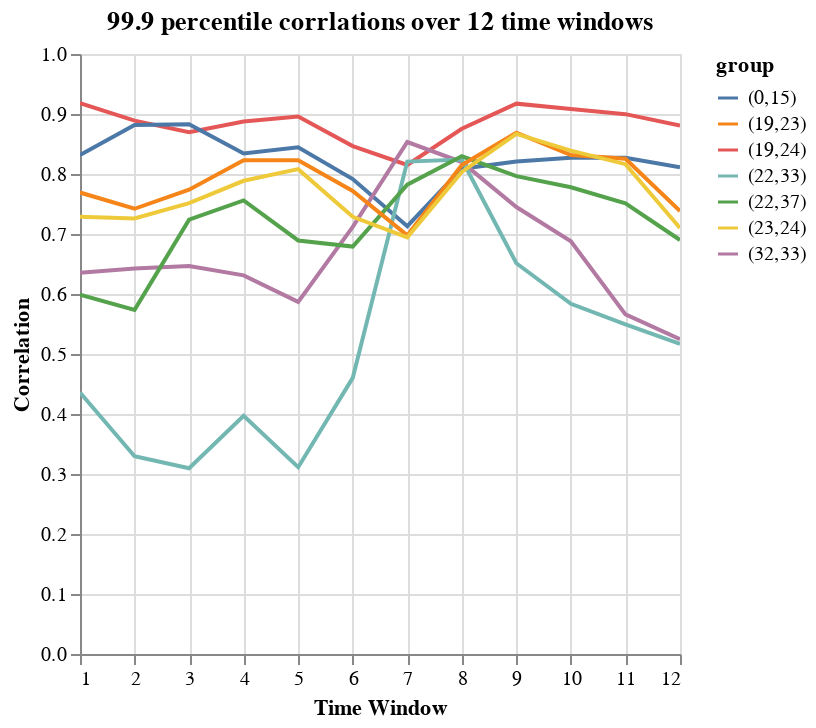

Notebook code cell kept with this figure:
### Code cell
combined_chart = alt.layer(*charts.values()).interactive()
combined_chart

### Figure 1 — Vega-Lite specification as saved in the notebook (floating-point values rounded to 4 significant figures)
{"config": {"view": {"continuousWidth": 300, "continuousHeight": 300}}, "layer": [{"data": {"name": "data-7451cc80cc50762d241f340817247922"}, "mark": {"type": "line"}, "encoding": {"color": {"field": "group", "type": "nominal"}, "tooltip": [{"field": "group", "type": "nominal"}], "x": {"field": "x", "title": "Time Window", "type": "quantitative"}, "y": {"field": "y", "title": "Correlation", "type": "quantitative"}}, "name": "view_2", "title": "99.9 percentile corrlations over 12 time windows"}, {"data": {"name": "data-0d14fb31251f8cdd2ed308ef3f40dd3e"}, "mark": {"type": "line"}, "encoding": {"color": {"field": "group", "type": "nominal"}, "tooltip": [{"field": "group", "type": "nominal"}], "x": {"field": "x", "title": "Time Window", "type": "quantitative"}, "y": {"field": "y", "title": "Correlation", "type": "quantitative"}}, "title": "99.9 percentile corrlations over 12 time windows"}, {"data": {"name": "data-2b5a177e7d7f15945bbd5640c3d1c726"}, "mark": {"type": "line"}, "encoding": {"color": {"field": "group", "type": "nominal"}, "tooltip": [{"field": "group", "type": "nominal"}], "x": {"field": "x", "title": "Time Window", "type": "quantitative"}, "y": {"field": "y", "title": "Correlation", "type": "quantitative"}}, "title": "99.9 percentile corrlations over 12 time windows"}, {"data": {"name": "data-e2e71bfe33b7fb06ebedb04128bd778f"}, "mark": {"type": "line"}, "encoding": {"color": {"field": "group", "type": "nominal"}, "tooltip": [{"field": "group", "type": "nominal"}], "x": {"field": "x", "title": "Time Window", "type": "quantitative"}, "y": {"field": "y", "title": "Correlation", "type": "quantitative"}}, "title": "99.9 percentile corrlations over 12 time windows"}, {"data": {"name": "data-2ee04675ae197358dd6b9a357beae210"}, "mark": {"type": "line"}, "encoding": {"color": {"field": "group", "type": "nominal"}, "tooltip": [{"field": "group", "type": "nominal"}], "x": {"field": "x", "title": "Time Window", "type": "quantitative"}, "y": {"field": "y", "title": "Correlation", "type": "quantitative"}}, "title": "99.9 percentile corrlations over 12 time windows"}, {"data": {"name": "data-d27a2039546cff80e57e1e45921fca06"}, "mark": {"type": "line"}, "encoding": {"color": {"field": "group", "type": "nominal"}, "tooltip": [{"field": "group", "type": "nominal"}], "x": {"field": "x", "title": "Time Window", "type": "quantitative"}, "y": {"field": "y", "title": "Correlation", "type": "quantitative"}}, "title": "99.9 percentile corrlations over 12 time windows"}, {"data": {"name": "data-f4804542637ef19ce4aef97fe457d16b"}, "mark": {"type": "line"}, "encoding": {"color": {"field": "group", "type": "nominal"}, "tooltip": [{"field": "group", "type": "nominal"}], "x": {"field": "x", "title": "Time Window", "type": "quantitative"}, "y": {"field": "y", "title": "Correlation", "type": "quantitative"}}, "title": "99.9 percentile corrlations over 12 time windows"}], "params": [{"name": "param_2", "select": {"type": "interval", "encodings": ["x", "y"]}, "bind": "scales", "views": ["view_2"]}], "$schema": "https://vega.github.io/schema/vega-lite/v5.20.1.json", "datasets": {"data-7451cc80cc50762d241f340817247922": [{"x": 1, "y": 0.9182, "group": "(19,24)"}, {"x": 2, "y": 0.8889, "group": "(19,24)"}, {"x": 3, "y": 0.8698, "group": "(19,24)"}, {"x": 4, "y": 0.8875, "group": "(19,24)"}, {"x": 5, "y": 0.8957, "group": "(19,24)"}, {"x": 6, "y": 0.8465, "group": "(19,24)"}, {"x": 7, "y": 0.815, "group": "(19,24)"}, {"x": 8, "y": 0.8754, "group": "(19,24)"}, {"x": 9, "y": 0.9172, "group": "(19,24)"}, {"x": 10, "y": 0.9082, "group": "(19,24)"}, {"x": 11, "y": 0.8998, "group": "(19,24)"}, {"x": 12, "y": 0.8807, "group": "(19,24)"}], "data-0d14fb31251f8cdd2ed308ef3f40dd3e": [{"x": 1, "y": 0.8315, "group": "(0,15)"}, {"x": 2, "y": 0.8818, "group": "(0,15)"}, {"x": 3, "y": 0.8831, "group": "(0,15)"}, {"x": 4, "y": 0.8342, "group": "(0,15)"}, {"x": 5, "y": 0.8446, "group": "(0,15)"}, {"x": 6, "y": 0.7916, "group": "(0,15)"}, {"x": 7, "y": 0.713, "group": "(0,15)"}, {"x": 8, "y": 0.8088, "group": "(0,15)"}, {"x": 9, "y": 0.8208, "group": "(0,15)"}, {"x": 10, "y": 0.8271, "group": "(0,15)"}, {"x": 11, "y": 0.8272, "group": "(0,15)"}, {"x": 12, "y": 0.8111, "group": "(0,15)"}], "data-2b5a177e7d7f15945bbd5640c3d1c726": [{"x": 1, "y": 0.6355, "group": "(32,33)"}, {"x": 2, "y": 0.6424, "group": "(32,33)"}, {"x": 3, "y": 0.6466, "group": "(32,33)"}, {"x": 4, "y": 0.6311, "group": "(32,33)"}, {"x": 5, "y": 0.5869, "group": "(32,33)"}, {"x": 6, "y": 0.7118, "group": "(32,33)"}, {"x": 7, "y": 0.8533, "group": "(32,33)"}, {"x": 8, "y": 0.8198, "group": "(32,33)"}, {"x": 9, "y": 0.7449, "group": "(32,33)"}, {"x": 10, "y": 0.6879, "group": "(32,33)"}, {"x": 11, "y": 0.5661, "group": "(32,33)"}, {"x": 12, "y": 0.5246, "group": "(32,33)"}], "data-e2e71bfe33b7fb06ebedb04128bd778f": [{"x": 1, "y": 0.4358, "group": "(22,33)"}, {"x": 2, "y": 0.3295, "group": "(22,33)"}, {"x": 3, "y": 0.3095, "group": "(22,33)"}, {"x": 4, "y": 0.3971, "group": "(22,33)"}, {"x": 5, "y": 0.3114, "group": "(22,33)"}, {"x": 6, "y": 0.4602, "group": "(22,33)"}, {"x": 7, "y": 0.8207, "group": "(22,33)"}, {"x": 8, "y": 0.8241, "group": "(22,33)"}, {"x": 9, "y": 0.6512, "group": "(22,33)"}, {"x": 10, "y": 0.5836, "group": "(22,33)"}, {"x": 11, "y": 0.5494, "group": "(22,33)"}, {"x": 12, "y": 0.517, "group": "(22,33)"}], "data-2ee04675ae197358dd6b9a357beae210": [{"x": 1, "y": 0.5987, "group": "(22,37)"}, {"x": 2, "y": 0.5736, "group": "(22,37)"}, {"x": 3, "y": 0.7238, "group": "(22,37)"}, {"x": 4, "y": 0.7559, "group": "(22,37)"}, {"x": 5, "y": 0.6893, "group": "(22,37)"}, {"x": 6, "y": 0.6791, "group": "(22,37)"}, {"x": 7, "y": 0.7823, "group": "(22,37)"}, {"x": 8, "y": 0.8296, "group": "(22,37)"}, {"x": 9, "y": 0.7964, "group": "(22,37)"}, {"x": 10, "y": 0.7779, "group": "(22,37)"}, {"x": 11, "y": 0.7511, "group": "(22,37)"}, {"x": 12, "y": 0.69, "group": "(22,37)"}], "data-d27a2039546cff80e57e1e45921fca06": [{"x": 1, "y": 0.7691, "group": "(19,23)"}, {"x": 2, "y": 0.7421, "group": "(19,23)"}, {"x": 3, "y": 0.7738, "group": "(19,23)"}, {"x": 4, "y": 0.8229, "group": "(19,23)"}, {"x": 5, "y": 0.823, "group": "(19,23)"}, {"x": 6, "y": 0.7717, "group": "(19,23)"}, {"x": 7, "y": 0.6976, "group": "(19,23)"}, {"x": 8, "y": 0.8148, "group": "(19,23)"}, {"x": 9, "y": 0.8687, "group": "(19,23)"}, {"x": 10, "y": 0.8315, "group": "(19,23)"}, {"x": 11, "y": 0.8255, "group": "(19,23)"}, {"x": 12, "y": 0.7381, "group": "(19,23)"}], "data-f4804542637ef19ce4aef97fe457d16b": [{"x": 1, "y": 0.7287, "group": "(23,24)"}, {"x": 2, "y": 0.726, "group": "(23,24)"}, {"x": 3, "y": 0.7516, "group": "(23,24)"}, {"x": 4, "y": 0.7887, "group": "(23,24)"}, {"x": 5, "y": 0.8081, "group": "(23,24)"}, {"x": 6, "y": 0.7287, "group": "(23,24)"}, {"x": 7, "y": 0.6944, "group": "(23,24)"}, {"x": 8, "y": 0.8035, "group": "(23,24)"}, {"x": 9, "y": 0.8668, "group": "(23,24)"}, {"x": 10, "y": 0.8388, "group": "(23,24)"}, {"x": 11, "y": 0.8164, "group": "(23,24)"}, {"x": 12, "y": 0.7101, "group": "(23,24)"}]}}
